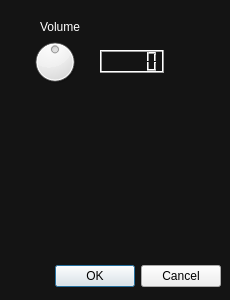
<?xml version="1.0" encoding="UTF-8"?>
<ui version="4.0">
 <class>Settings</class>
 <widget class="QDialog" name="Settings">
  <property name="geometry">
   <rect>
    <x>0</x>
    <y>0</y>
    <width>230</width>
    <height>300</height>
   </rect>
  </property>
  <property name="windowTitle">
   <string>Settings</string>
  </property>
  <property name="styleSheet">
   <string notr="true"/>
  </property>
  <widget class="QDialogButtonBox" name="buttonBox">
   <property name="geometry">
    <rect>
     <x>10</x>
     <y>260</y>
     <width>211</width>
     <height>32</height>
    </rect>
   </property>
   <property name="orientation">
    <enum>Qt::Horizontal</enum>
   </property>
   <property name="standardButtons">
    <set>QDialogButtonBox::Cancel|QDialogButtonBox::Ok</set>
   </property>
  </widget>
  <widget class="QDial" name="dial">
   <property name="geometry">
    <rect>
     <x>30</x>
     <y>30</y>
     <width>50</width>
     <height>64</height>
    </rect>
   </property>
   <property name="maximum">
    <number>10</number>
   </property>
   <property name="value">
    <number>5</number>
   </property>
   <property name="invertedAppearance">
    <bool>false</bool>
   </property>
   <property name="wrapping">
    <bool>true</bool>
   </property>
  </widget>
  <widget class="QLabel" name="volumeLabel">
   <property name="geometry">
    <rect>
     <x>40</x>
     <y>20</y>
     <width>47</width>
     <height>13</height>
    </rect>
   </property>
   <property name="styleSheet">
    <string notr="true">color: rgb(255, 255, 255);</string>
   </property>
   <property name="text">
    <string>Volume</string>
   </property>
  </widget>
  <widget class="QLCDNumber" name="lcdNumber">
   <property name="geometry">
    <rect>
     <x>100</x>
     <y>50</y>
     <width>64</width>
     <height>23</height>
    </rect>
   </property>
   <property name="styleSheet">
    <string notr="true">border-color: rgb(255, 255, 255);</string>
   </property>
  </widget>
  <widget class="QLabel" name="bg">
   <property name="geometry">
    <rect>
     <x>0</x>
     <y>0</y>
     <width>231</width>
     <height>301</height>
    </rect>
   </property>
   <property name="styleSheet">
    <string notr="true">background-color: rgb(20,20,20);</string>
   </property>
   <property name="text">
    <string/>
   </property>
  </widget>
  <zorder>bg</zorder>
  <zorder>buttonBox</zorder>
  <zorder>dial</zorder>
  <zorder>volumeLabel</zorder>
  <zorder>lcdNumber</zorder>
 </widget>
 <resources/>
 <connections>
  <connection>
   <sender>buttonBox</sender>
   <signal>accepted()</signal>
   <receiver>Settings</receiver>
   <slot>accept()</slot>
   <hints>
    <hint type="sourcelabel">
     <x>248</x>
     <y>254</y>
    </hint>
    <hint type="destinationlabel">
     <x>157</x>
     <y>274</y>
    </hint>
   </hints>
  </connection>
  <connection>
   <sender>buttonBox</sender>
   <signal>rejected()</signal>
   <receiver>Settings</receiver>
   <slot>reject()</slot>
   <hints>
    <hint type="sourcelabel">
     <x>316</x>
     <y>260</y>
    </hint>
    <hint type="destinationlabel">
     <x>286</x>
     <y>274</y>
    </hint>
   </hints>
  </connection>
 </connections>
</ui>
